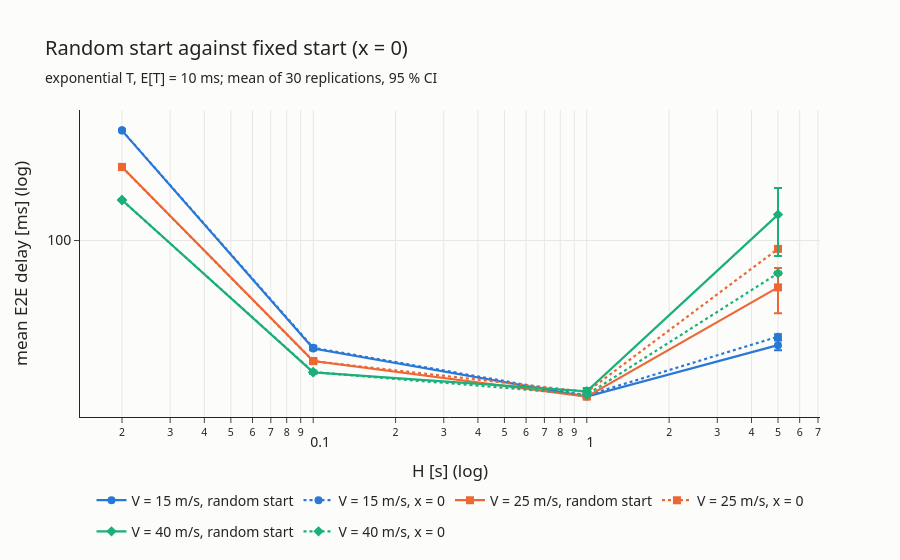

The cell this chart's notebook holds for it:
### Markdown cell above
### Fixed start (x = 0) against random start

The same 72 scenarios were also run with **every replication starting at x = 0** (configs `Exp_Exponential_x_0`, `Exp_Lognormal_x_0`). Both experiments give independent replications (see the correlogram), but with x = 0 the moment of the handover packets with respect to the cell crossings is **the same in all of them** (section 8.7), so they estimate the delay of one particular start, not of the system in general.

The table compares the two experiments scenario by scenario: the difference is **significant** when the two 95 % confidence intervals do not overlap. The chart shows the scenarios with E[T] = 10 ms (exponential T): solid = random start, dotted = start at x = 0.

### Code cell
summary_fixed = summarize(fixed, ["dist", "T_ms", "V", "H"], METRICS)
both = summary.merge(summary_fixed, on=["dist", "T_ms", "V", "H"], suffixes=(" random", " x=0"))
both["random [ms]"] = both["endToEndDelay:mean random"] * 1000
both["x = 0 [ms]"] = both["endToEndDelay:mean x=0"] * 1000
both["significant"] = (abs(both["endToEndDelay:mean random"] - both["endToEndDelay:mean x=0"])
                       > both["endToEndDelay:mean_ci random"] + both["endToEndDelay:mean_ci x=0"])
both["collapsed (random / x=0)"] = both["collapsed random"].astype(str) + " / " + both["collapsed x=0"].astype(str)

print(both["significant"].sum(), "of", len(both), "scenarios differ significantly")
print(both.groupby("H")["significant"].sum().rename("significant differences per H").to_string())

fig = go.Figure()
for k, v in enumerate([15, 25, 40]):
    d_random = summary[(summary["dist"] == "Exponential") & (summary["T_ms"] == 10) & (summary["V"] == v)]
    d_fixed = summary_fixed[(summary_fixed["dist"] == "Exponential") & (summary_fixed["T_ms"] == 10) & (summary_fixed["V"] == v)]
    add_line(fig, d_random, "H", "endToEndDelay:mean", f"V = {v} m/s, random start", k)
    add_line(fig, d_fixed, "H", "endToEndDelay:mean", f"V = {v} m/s, x = 0", k, dash="dot")
fig.update_xaxes(type="log", title="H [s] (log)")
fig.update_yaxes(type="log", dtick=1, title="mean E2E delay [ms] (log)")
style(fig, "Random start against fixed start (x = 0)",
      "exponential T, E[T] = 10 ms; mean of 30 replications, 95 % CI", height=560)
save(fig, "07_fixed_vs_random_start")
fig.show()

both[["dist", "T_ms", "V", "H", "random [ms]", "x = 0 [ms]", "significant", "collapsed (random / x=0)"]].round(2)

### Figure 1 — Plotly figure (JSON) as saved in the notebook; plotly's stock layout.template omitted (floating-point values rounded to 4 significant figures)
{"data": [{"error_y": {"array": [2.682, 0.5341, 0.2546, 1.626], "width": 4}, "legendgroup": "V = 15 m/s, random start", "line": {"color": "#2a78d6", "dash": "solid", "width": 2.2}, "marker": {"color": "#2a78d6", "size": 8, "symbol": "circle"}, "mode": "lines+markers", "name": "V = 15 m/s, random start", "showlegend": true, "type": "scatter", "x": [0.02, 0.1, 1.0, 5.0], "y": [417.8, 24.54, 13.14, 25.64]}, {"error_y": {"array": [3.232, 0.6621, 0.2668, 0.916], "width": 4}, "legendgroup": "V = 15 m/s, x = 0", "line": {"color": "#2a78d6", "dash": "dot", "width": 2.2}, "marker": {"color": "#2a78d6", "size": 8, "symbol": "circle"}, "mode": "lines+markers", "name": "V = 15 m/s, x = 0", "showlegend": true, "type": "scatter", "x": [0.02, 0.1, 1.0, 5.0], "y": [419.2, 24.78, 13.34, 28.63]}, {"error_y": {"array": [1.661, 0.3255, 0.3707, 15.55], "width": 4}, "legendgroup": "V = 25 m/s, random start", "line": {"color": "#eb6834", "dash": "solid", "width": 2.2}, "marker": {"color": "#eb6834", "size": 8, "symbol": "square"}, "mode": "lines+markers", "name": "V = 25 m/s, random start", "showlegend": true, "type": "scatter", "x": [0.02, 0.1, 1.0, 5.0], "y": [260.6, 20.86, 13.12, 54.35]}, {"error_y": {"array": [1.867, 0.3797, 0.2224, 1.658], "width": 4}, "legendgroup": "V = 25 m/s, x = 0", "line": {"color": "#eb6834", "dash": "dot", "width": 2.2}, "marker": {"color": "#eb6834", "size": 8, "symbol": "square"}, "mode": "lines+markers", "name": "V = 25 m/s, x = 0", "showlegend": true, "type": "scatter", "x": [0.02, 0.1, 1.0, 5.0], "y": [259.8, 20.83, 13.96, 89.71]}, {"error_y": {"array": [1.32, 0.3144, 0.6204, 58.29], "width": 4}, "legendgroup": "V = 40 m/s, random start", "line": {"color": "#1baf7a", "dash": "solid", "width": 2.2}, "marker": {"color": "#1baf7a", "size": 8, "symbol": "diamond"}, "mode": "lines+markers", "name": "V = 40 m/s, random start", "showlegend": true, "type": "scatter", "x": [0.02, 0.1, 1.0, 5.0], "y": [169.4, 17.98, 14.06, 140.1]}, {"error_y": {"array": [1.615, 0.3832, 0.2523, 1.236], "width": 4}, "legendgroup": "V = 40 m/s, x = 0", "line": {"color": "#1baf7a", "dash": "dot", "width": 2.2}, "marker": {"color": "#1baf7a", "size": 8, "symbol": "diamond"}, "mode": "lines+markers", "name": "V = 40 m/s, x = 0", "showlegend": true, "type": "scatter", "x": [0.02, 0.1, 1.0, 5.0], "y": [169.2, 18.07, 13.45, 65.29]}], "layout": {"font": {"family": "Segoe UI, Arial", "size": 14}, "height": 560, "legend": {"orientation": "h", "x": 0.5, "xanchor": "center", "y": -0.22}, "margin": {"t": 110}, "paper_bgcolor": "#fcfcfb", "plot_bgcolor": "#fcfcfb", "title": {"subtitle": {"text": "exponential T, E[T] = 10 ms; mean of 30 replications, 95 % CI"}, "text": "Random start against fixed start (x = 0)"}, "xaxis": {"gridcolor": "#e8e7e3", "showgrid": true, "title": {"text": "H [s] (log)"}, "type": "log"}, "yaxis": {"dtick": 1, "gridcolor": "#e8e7e3", "showgrid": true, "title": {"text": "mean E2E delay [ms] (log)"}, "type": "log"}}}
